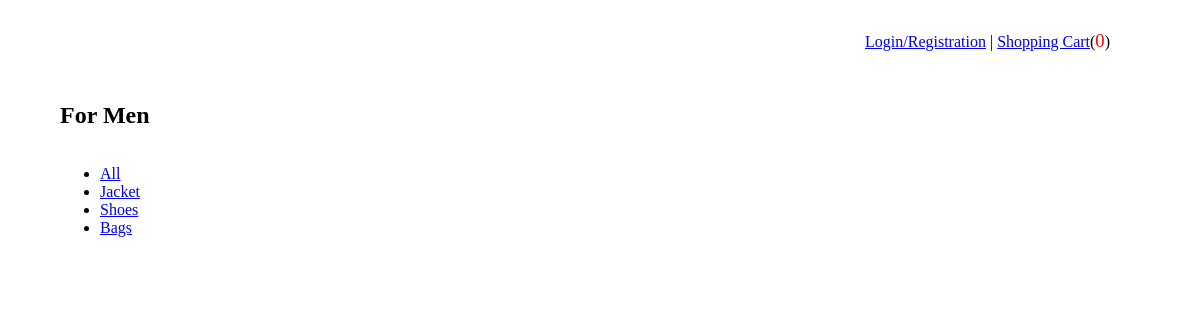
/men, run on an earlier commit of the app's database.
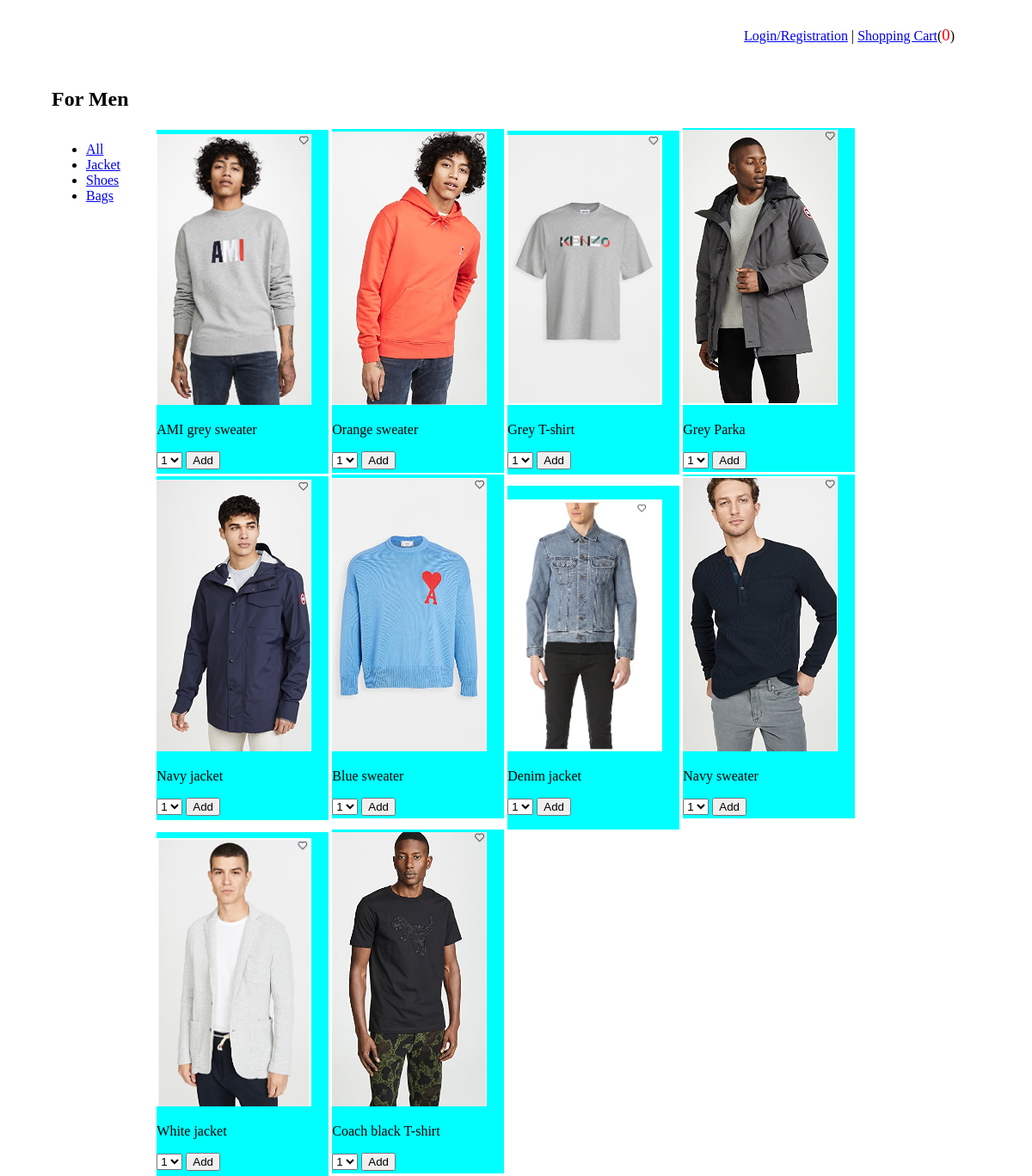
And on a later commit of the database.
### ecommerceApp/models.py (models this page shows)
class Item(models.Model):
    category = models.CharField(max_length=255)
    name = models.CharField(max_length=255)
    desc = models.TextField()
    front_pic = models.URLField(max_length=200)
    back_pic =  models.URLField(max_length=200)
    price = models.DecimalField(max_digits=8, decimal_places=2)
    created_at = models.DateTimeField(auto_now_add=True)
    updated_at = models.DateTimeField(auto_now=True)

### ecommerceApp/views.py (the view)
# urls.py: path('men', views.men),
def men(request):
    context = {
        'all_products': Item.objects.all().filter(category="men"),
    }
    if 'user_id' in request.session:
        context['user'] = User.objects.get(id=request.session['user_id'])
    if 'cart' in request.session:
        context['cart_item_count'] = sum(request.session['cart'].values())
    else:
        context['cart_item_count'] = 0
    return render(request, 'men.html', context)

### ecommerceApp/templates/men.html (shortened to what this page needs)
<!DOCTYPE html>
<html lang="en">
<head>
    {% load static %}
    <link rel="stylesheet" type="text/css" href="{% static 'css/style.css' %}">
    <link rel="stylesheet" type="text/css" href="{% static 'css/women.css' %}">
</head>
<body>
    <div id="header">
        <h1></h1>
        <div id="user_panel">
            {% if "user_id" in request.session %}
                <span>Hello <b>{{ user.first_name }}!</b></span>
                <a href='/logout'>Logout</a> |
            {% else %}
                <a href="/register">Login/Registration</a> |
            {% endif %}
            <a href='/carts'>Shopping Cart</a>(<span id='cart_item_count'>{{cart_item_count}}</span>)
        </div>
    </div>
    <div id="main">
        <h2>For Men</h2>
        <div id="container">
            <div id="navigation">
                <ul>
                    <li><a href="#">All</a></li>
                    <li><a href="#">Jacket</a></li>
                    <li><a href="#">Shoes</a></li>
                    <li><a href="#">Bags</a></li>
                </ul>
            </div>
            <section >
                {% for product in all_products %}
                <div class='items'>
                    <img class="display_img" src="../static/pictures/{{ product.front_pic }}" data-alt-src="../static/pictures/{{ product.back_pic}}" product_id="{{ product.id }}">
                    <p>{{ product.name }}</p>
                    <select id="add_item_selection_{{ product.id }}" name="counts">
                        <option value="1">1</option>
                    </select>
                    <button class="add_item_button" product_id="{{ product.id }}">Add</button>
                </div>
                {% endfor %}
            </section>
        </div>
    </div>
</body>
</html>

### ecommerceApp/static/css/style.css (style rules this page uses)
body { max-width: 1080px; margin: 0 auto !important; float: none !important; }
#header { display: flex; align-content: space-between; }
h1 { flex: 50%; }
#user_panel { flex-flow: column; margin: 30px; vertical-align: middle; }
#cart_item_count { color: red; font-size: 14pt; }

### ecommerceApp/static/css/women.css (style rules this page uses)
#container { display: flex; align-content: space-between; }
#navigation { width: 260px; flex-shrink: 1; }
.items { width: 200px; height: 400px; background-color: aqua; display: inline-block; align-content: center; }
.display_img { width: 90%; }

What changed in the data, as far as the page shows it:
added Item: front_pic (picture), name "AMI grey sweater", counts "1"
added Item: front_pic (picture), name "Orange sweater", counts "1"
added Item: front_pic (picture), name "Grey T-shirt", counts "1"
added Item: front_pic (picture), name "Grey Parka", counts "1"
added Item: front_pic (picture), name "Navy jacket", counts "1"
added Item: front_pic (picture), name "Blue sweater", counts "1"
added Item: front_pic (picture), name "Denim jacket", counts "1"
added Item: front_pic (picture), name "Navy sweater", counts "1"
added Item: front_pic (picture), name "White jacket", counts "1"
added Item: front_pic (picture), name "Coach black T-shirt", counts "1"
